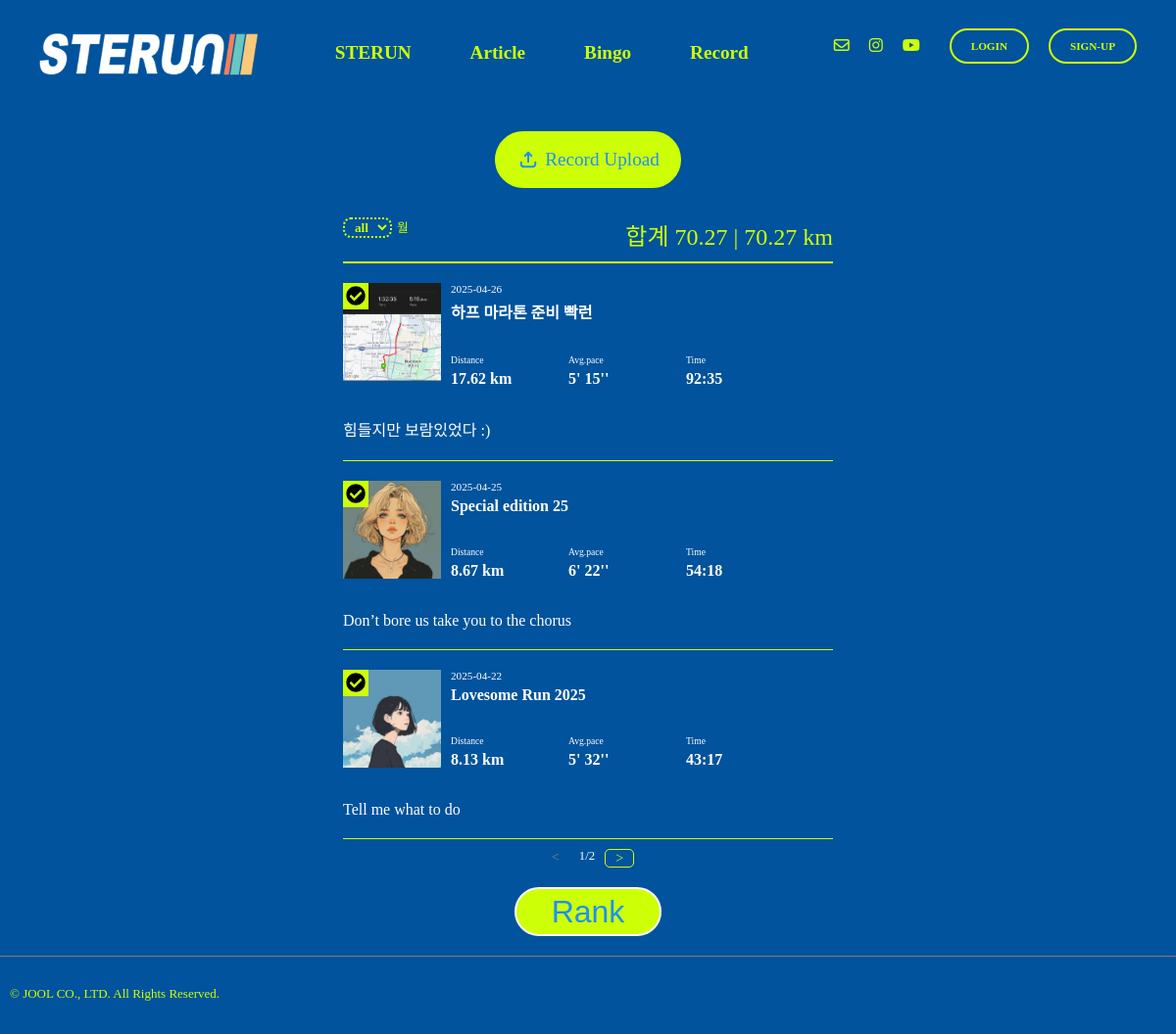
The page /runres/recordview/1/ on the database as committed earlier.
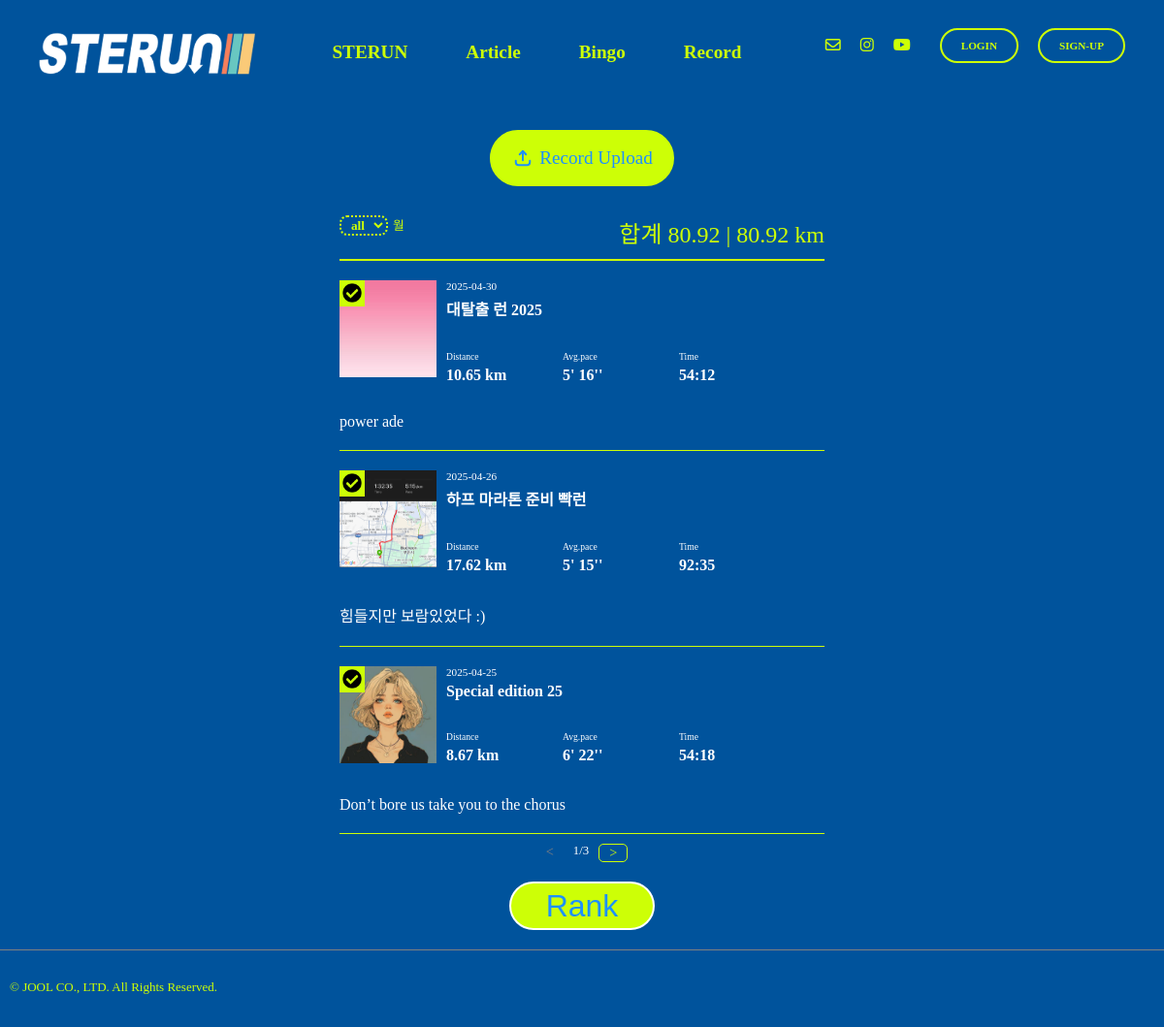
The same page on the database as committed later.
### record/models.py (models this page shows, shortened)
class Record(models.Model):
    record_id = models.AutoField(primary_key=True)
    title = models.CharField(max_length=50)
    user = models.ForeignKey(settings.AUTH_USER_MODEL,on_delete=models.CASCADE)
    record_date = models.DateField(blank=True, null=True)
    image = ResizedImageField(size=[500,500], upload_to="record", blank=False)
    distance = models.DecimalField(max_digits=6, decimal_places=2, blank=False, null=False)
    pace_m = models.IntegerField(null=True, blank=True)
    pace_s = models.IntegerField(null=True, blank=True)
    time_m = models.IntegerField(null=True, blank=True)
    time_s = models.IntegerField(null=True, blank=True)
    desc = models.TextField(blank=True)
    confirmed = models.BooleanField(default=False)

### record/views.py (the view, shortened to what this page needs)
# urls.py: path('recordview/<str:pk>/', views.recordview, name='recordview'),
def recordview(request,pk):
    month = request.GET.get('month')
    if month =="0" or month == None:
        month = "0"
        record_list = Record.objects.filter(user=pk).order_by('-record_date')
        distance_sum = Record.objects.filter(confirmed=True).filter(user=pk).aggregate(Sum('distance'))
        distance_sum_not = Record.objects.filter(user=pk).aggregate(Sum('distance'))
    page = int(request.GET.get('p', 1)) #없으면 1로 지정
    paginator = Paginator(record_list, 3) #한 페이지 당 몇개 씩 보여줄 지 지정
    record_list = paginator.get_page(page)
    return render(request,"run_record.html", {"context":record_list, "distance_sum":distance_sum, "month": month, "distance_sum_not":distance_sum_not})

### templates/run_record.html (shortened to what this page needs)
{% extends "base.html" %}
{% load static %}
{% block content %}
  <div class="main-view">
    <div class="record-top-space"></div>
    <div class="btn-container">
      <a href="{% url 'runres:runres' %}">
        <div class="upload-btn">
          <svg xmlns="http://www.w3.org/2000/svg" fill="none" height="24" viewbox="0 0 24 24" width="24">
            <g stroke-linecap="round" stroke-linejoin="round" stroke-width="2">
              <path d="m4.75 14.75v1.5c0 1.6569 1.34315 3 3 3h8.5c1.6569 0 3-1.3431 3-3v-1.5"/>
              <path d="m12 14.25v-9.25"/>
              <path d="m8.75 8.25 3.25-3.5 3.25 3.5"/>
            </g>
          </svg>
          <div class="upload-txt">Record Upload</div>
        </div>
      </a>
    </div>
    <div class="search-sum">
      <div class="filter-line">
        <div>
          <form action="{% url 'runres:recordview' user.pk %}" method="get" id="month-filter">
            <select name="month" class="month-filter">
              <option value="0">all</option>
            </select>
          </form>
        </div>
        <div class="month-filter-txt">월</div>
      </div>
      <div class="distance-sum">합계
        {{ distance_sum.distance__sum | floatformat:2 }}
        |
        {{ distance_sum_not.distance__sum | floatformat:2 }}
        km</div>
    </div>
    {% for data in context %}
      <div class="record-list-container">
        <a href="{% url 'runres:recordUpdateView' user.pk data.record_id %}">
          <div class="main-info-1 fade-in-up-short">
            <div class="record-img">
              {% if data.confirmed %}
                <div class="cf-check">
                  <img src="{% static "img/check_circle_icon.png" %}" alt="logo" height="20px" width="auto">
                </div>
              {% endif %}
              <img src="/media/{{ data.image }}" alt="logo-top" height="100px" width="100px">
            </div>
            <div class="title-date">
              <div class="record-date">{{ data.record_date | date:"Y-m-d" }}</div>
              <div class="record-title">{{ data.title }}</div>
              <div class="record-3">
                <div class="record-part-box">
                  <div class="distance-txt">Distance</div>
                  <div class="record-distance">{{ data.distance }}
                    km</div>
                </div>
                <div class="record-part-box">
                  <div class="distance-txt">Avg.pace</div>
                  {% if data.pace_s < 10 %}
                    <div class="record-pace">{{ data.pace_m }}' 0{{ data.pace_s }}''</div>
                  {% else %}
                    <div class="record-pace">{{ data.pace_m }}'
                      {{ data.pace_s }}''</div>
                  {% endif %}
                </div>
                <div class="record-part-box">
                  <div class="distance-txt">Time</div>
                  {% if data.time_s < 10 %}
                    <div class="record-time">{{ data.time_m }}:0{{ data.time_s }}</div>
                  {% else %}
                    <div class="record-time">{{ data.time_m }}:{{ data.time_s }}</div>
                  {% endif %}
                </div>
              </div>
            </div>
          </div>
        </a>
        <div class="record-desc fade-in-up-short2">{{ data.desc }}</div>
      </div>
    {% endfor %}
    <div class="pagenation-container">
      {% if context.has_previous %}
        <a class="page-link" href="?month={{ month }}&p={{ context.previous_page_number }}">
          <div class="page-item">< </div>
        </a>
      {% else %}
        <a class="page-link" href="#">
          <div class="page-item disabled">< </div>
        </a>
      {% endif %}
      <div class="page-num">
        {{ context.number }}/{{ context.paginator.num_pages }}
      </div>
      {% if context.has_next %}
        <a class="page-link" href="?month={{ month }}&p={{ context.next_page_number }}">
          <div class="page-item">></div>
        </a>
      {% else %}
        <a class="page-link" href="#">
          <div class="page-item disabled">></div>
        </a>
      {% endif %}
    </div>
    <a href="{% url "runres:recordRank" %}">
      <div class="btn-control">
        <button class="submit-btn">Rank</button>
      </div>
    </a>
  </div>
{% endblock content %}

### templates/base.html (shortened to what this page needs)
<!DOCTYPE html>
{% load static %}
<html lang="en">
  <head>
    <link href="https://hangeul.pstatic.net/hangeul_static/css/nanum-square-neo.css" rel="stylesheet">
    <link rel="stylesheet" type="text/css" href="{% static 'css/joolmag.css' %}"/>
    <link rel="stylesheet" type="text/css" href="{% static 'css/article.css' %}"/>
  </head>
  <body class="mainbg">
    <div class="info-container">
      <div class="sterun-logo-m">
        <a href={% url "index" %}>
          <img src="{% static "img/logo2@.png" %}" alt="logo-top" height="50px" ,="," width="auto">
      </div>
      <div class="j-nav-items fade-in-up-short1">
        <div class="j-nav-item">
          <a href="{% url 'index' %}">STERUN</a>
        </div>
        <div class="j-nav-item">
          <a href="{% url 'article:index' %}">Article</a>
        </div>
        <div class="j-nav-item">
          {% if user.is_authenticated %}
            <a href="{% url 'bingo:bingo' user.pk %}">Bingo</a>
          {% else %}
            <a href="{% url 'users:login' %}">Bingo</a>
          {% endif %}
        </div>
        <div class="j-nav-item">
          {% if user.is_authenticated %}
            <a href="{% url 'runres:recordview' user.pk %}">Record</a>
          {% else %}
            <a href="{% url 'users:login' %}">Record</a>
          {% endif %}
        </div>
      </div>
      <div class="login-sns-box">
        <div class="info-icons">
          <div class="info-icon">
            <i class="fa-regular fa-envelope"></i>
          </div>
          <div class="info-icon">
            <a href="https://www.instagram.com/hyunwoo_05/" target="_blank">
              <i class="fa-brands fa-instagram"></i>
            </a>
          </div>
          <div class="info-icon">
            <i class="fa-brands fa-youtube"></i>
          </div>
        </div>
        <div class="login-box">
          {% if user.is_authenticated %}
            <a href="{% url 'users:logout' %}">
              <div class="login-btn">{{ user.username }}
                님 로그아웃</div>
            </a>
          {% else %}
            <a href="{% url 'users:login' %}">
              <div class="login-btn">LOGIN</div>
            </a>
            <a href="{% url 'users:signup' %}">
              <div class="login-btn">SIGN-UP</div>
            </a>
          {% endif %}
        </div>
      </div>
    </div>
    {% block content %}{% endblock content %}
    <footer>
      <div class="rights">
        <p>© JOOL CO., LTD. All Rights Reserved.</p>
      </div>
    </footer>
  </body>
</html>

### static/css/article.css (style rules this page uses)
:root { --j-pink: #EEA47F; --blue: #1e90ff; --white: #ffffff; --black: black; --jblue: #00539C; --jlightgreen: #CDFF06; }
.j-nav-items > div > a { font-family: LeeSeoyun; font-size: 1.2rem; font-weight: 700; }
.rights { margin: 20px 0 0 0; color: var(--jlightgreen); font-size: 13px; }

Rows that differ between the two databases and show on the page:
no longer on this page (row unchanged): Record: confirmed True (drawn), image (picture), record_date "2025-04-22", title "Lovesome Run 2025", distance "8.13", pace_m "5", pace_s "32", time_m "43", time_s "17", desc "Tell me what to do"
added Record: confirmed True (drawn), image (picture), record_date "2025-04-30", title "대탈출 런 2025", distance "10.65", pace_m "5", pace_s "16", time_m "54", time_s "12", desc "power ade"
Other text that changed with them:
{{ distance_sum.distance__sum | floatformat:2 }}: "70.27" → "80.92"
{{ distance_sum_not.distance__sum | floatformat:2 }}: "70.27" → "80.92"
{{ context.paginator.num_pages }}: "2" → "3"
